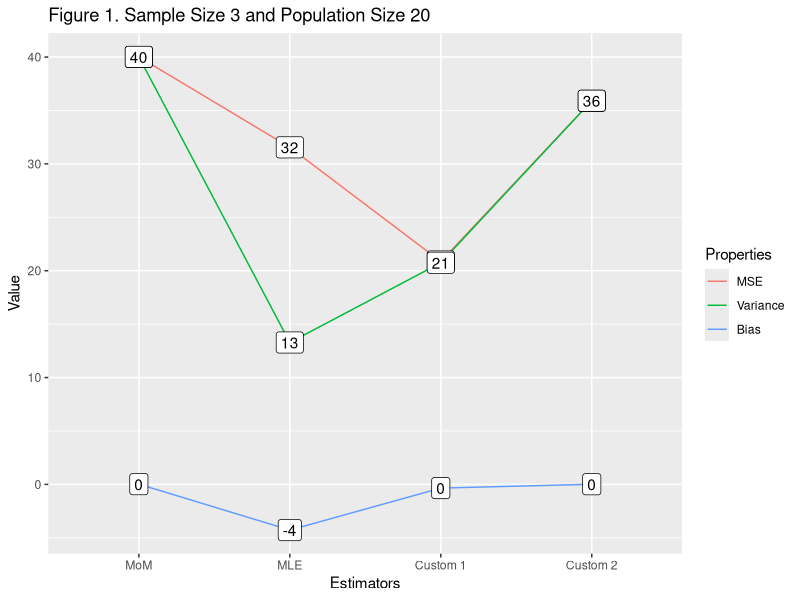
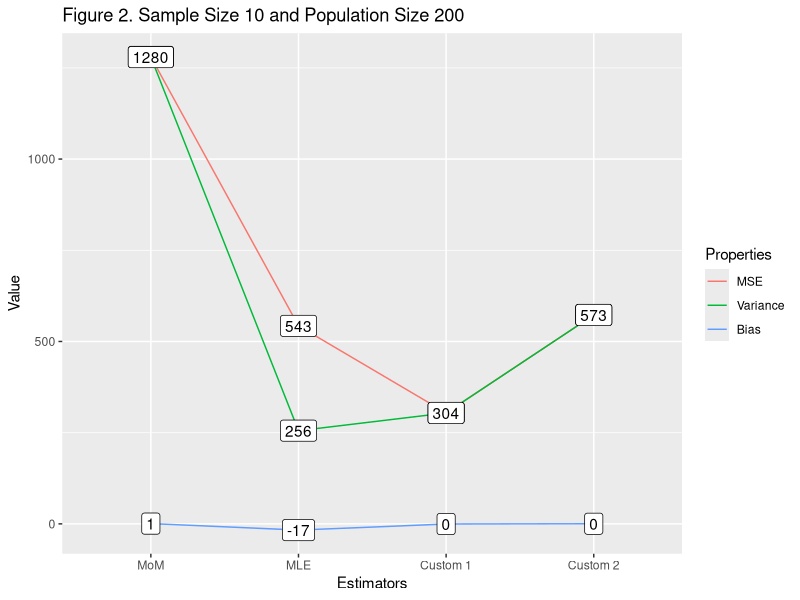
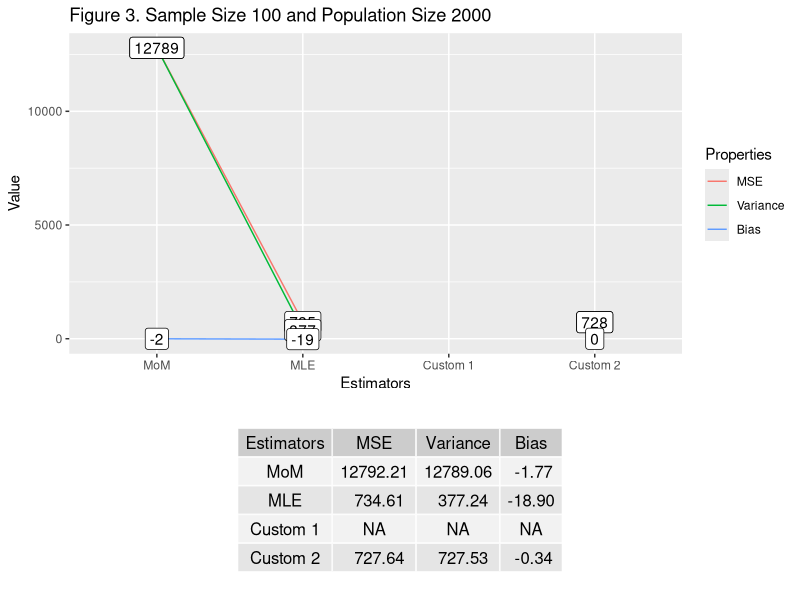

Here is the R script that generated these plots, in order:
## ---- chunk 1
library(ggplot2)
library(knitr)
library(tidyr)
library(forcats)
library(gridExtra)

opts_template$set(figure1 = list(fig.height = 3, fig.width = 5.5),
                  figure2 = list(fig.height = 3, fig.width = 5.5),
                  figure3 = list(fig.height = 4.5, fig.width = 5.5)) 
## ---- chunk 2
set.seed(23)

plot_simulation <- function(N_input, k_input, table = FALSE, num) {
  
  # run simulation given sample size and population size
  N <- N_input
  k <- k_input
  runs <- 10000
  mom_statistic <- numeric(runs)
  mle_statistic <- numeric(runs)
  custom1_statistic <- numeric(runs)
  custom2_statistic <- numeric(runs)
  
  for(i in 1:runs) {
    sample_values <- sample(1:N, k)
    mom_statistic[i] <- 2*mean(sample_values) - 1
    mle_statistic[i] <- max(sample_values)
    custom1_statistic[i] <- max(sample_values) + 
      (max(sample_values)^(k+1) + k)/((k+1)*max(sample_values)^k)
    custom2_statistic[i] <- max(sample_values) + min(sample_values) - 1
  }
  
  # functions that calculate MSE and Bias of estimators
  mse <- function(statistic) {
    return(var(statistic) + (mean(statistic) - N)^2)
  }
  bias <- function(statistic) {
    return(mean(statistic) - N)
  }
  
  # calculate properties of estimators
  stats <- list(mom_statistic, mle_statistic, custom1_statistic, custom2_statistic)
  mse_list <- unlist(lapply(stats, FUN = mse))
  var_list <- unlist(lapply(stats, FUN = var))
  bias_list <- unlist(lapply(stats, FUN = bias))
  names <- c("MoM", "MLE", "Custom 1", "Custom 2")
  
  # put into data frame and gather the estimator values
  params_data <- data.frame(Estimators = names, MSE = mse_list, 
                       Variance = var_list, Bias = bias_list)
  params <- gather(params_data, key = stat, value = Value, MSE, Variance, Bias)

  # plot the line graph
  plt <- ggplot(data = params, aes(x = fct_inorder(Estimators), y = Value)) +
    geom_line(aes(group = fct_inorder(stat), color = fct_inorder(stat))) + 
    geom_label(aes(label = round(Value))) +
    xlab("Estimators") +
    labs(color = "Properties") +
    ggtitle(paste0("Figure ", num, ". ",
                  "Sample Size ", k_input, 
                  " and Population Size ", N_input))
  
  # plot table if input requests
  if (table) {
    params_rounded <- data.frame(Estimators = names, MSE = round(mse_list, digits = 2), 
                                 Variance = round(var_list, digits = 2), 
                                 Bias = round(bias_list, digits = 2))
    tt <- ttheme_default(colhead=list(fg_params = list(parse=TRUE)))
    tbl <- tableGrob(params_rounded, rows=NULL, theme=tt)
    # Plot chart and table into one object
    grid.arrange(plt, tbl,
                nrow=2,
                as.table=TRUE,
                heights=c(2,1))
  }
  else{plt}
}
## ---- chunk 3
plot_simulation(20, 3, num = 1)
## ---- chunk 4
plot_simulation(200, 10, num = 2)
## ---- chunk 5
plot_simulation(2000, 100, table = TRUE, num = 3)
## ---- chunk 6
sample_values <- c(922, 299, 1106, 121, 1621, 1164, 1912, 937, 914, 593, 
                85, 1090, 1004, 139, 1451, 24, 267, 1045, 1062, 1274)
k <- length(sample_values)

estimate <- max(sample_values) + (max(sample_values)^(k+1) + k) / ((k+1)*max(sample_values)^k)

n <- length(sample_values)       # sample size
N <- 10^4                # desired no. resamples

boot_statistic <- numeric(N) # a place to store the bootstrap stats
for (i in 1:N) {
  x <- sample(sample_values, size = n, replace = TRUE)
  boot_statistic[i] <- max(x) + (max(x)^(k+1) + k) / ((k+1)*max(x)^k)
}
conf <- quantile(boot_statistic, probs = c(0.025, 0.975))
